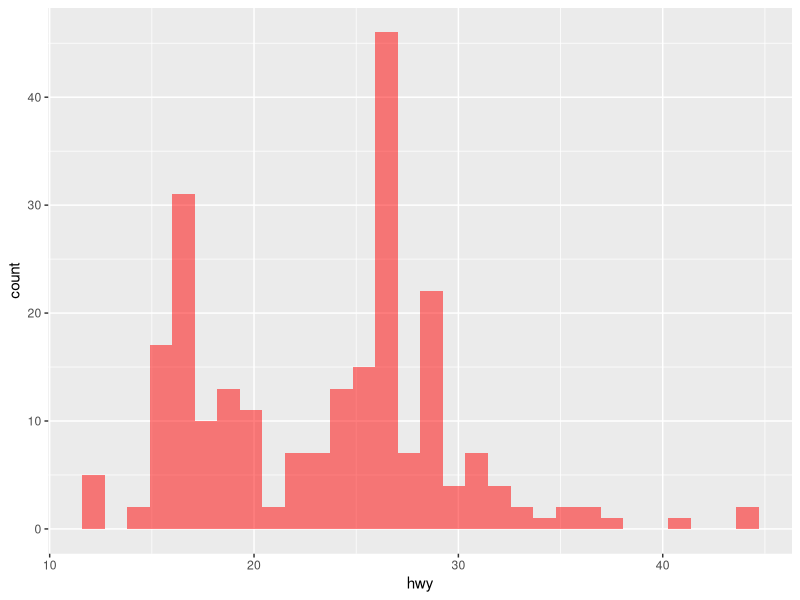
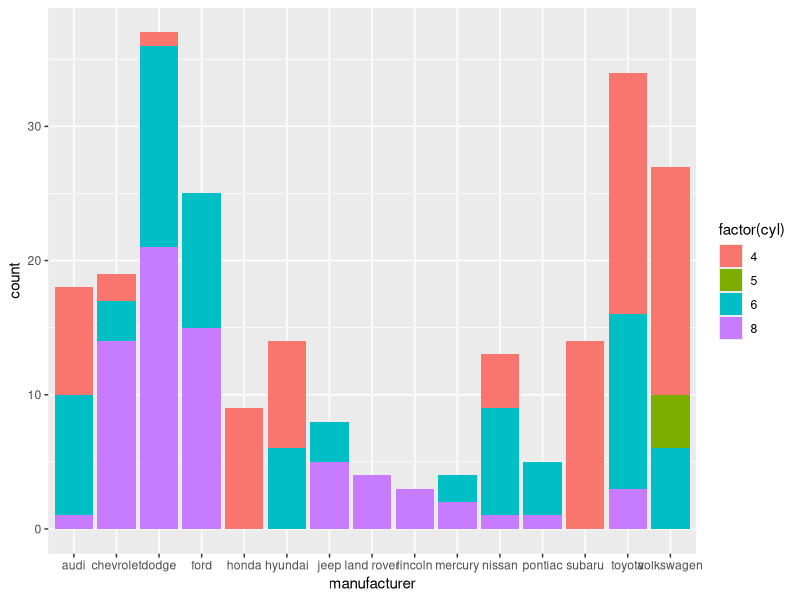
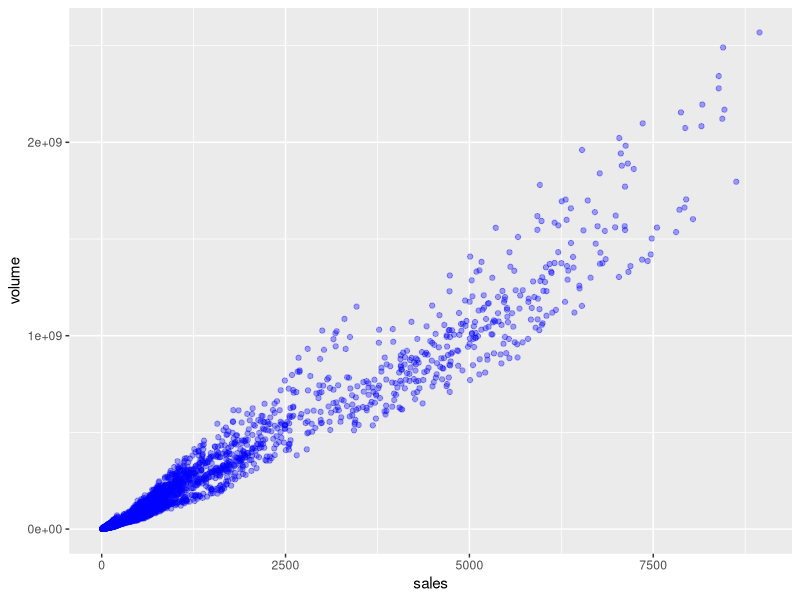
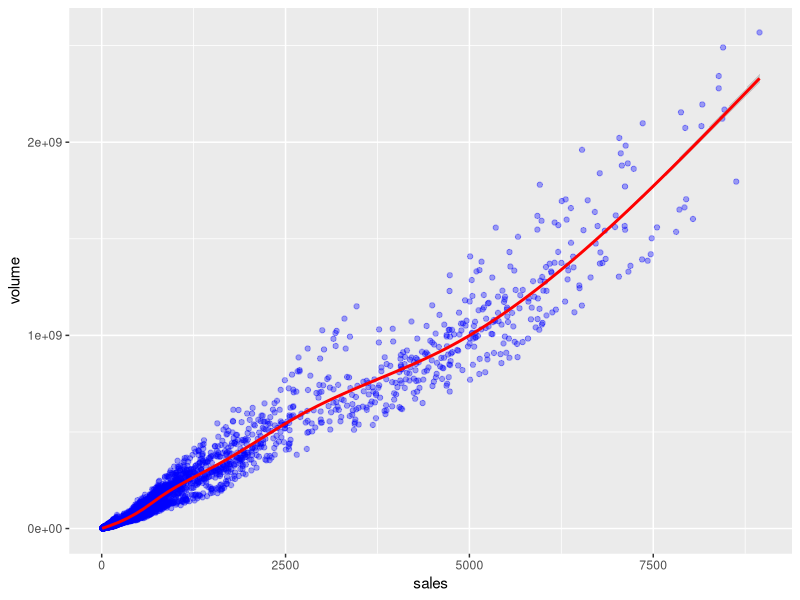

Write R code to recreate these figures, in order.
# ggplot2 Exercises
# Recreate the following plots shown below. Don't worry if your plots don't match exactly what is shown below, as long as you have a general understanding of ggplot2 and the grammar of graphics
# 
# Important Note!
#   Some of the images may be distorted from the conversion to a web format
# 
# For the first few plots, use the mpg dataset

library(ggplot2)
library(ggthemes)
head(mpg)

# Histogram of hwy mpg values:

pl <- ggplot(mpg,aes(x=hwy))
print(pl + geom_histogram(fill="red",alpha=0.5))

#Barplot of car counts per manufacturer with color fill defined by cyl count

pl1 <- ggplot(mpg,aes(x=manufacturer))
print(pl1 + geom_bar(aes(fill=factor(cyl))))


#Switch now to use the txhousing dataset that comes with ggplot2

head(txhousing)

#Create a scatterplot of volume versus sales. Afterwards play around with alpha and color arguments to clarify information.
pl2 <- ggplot(txhousing,aes(x=sales,y=volume))
pl3 <- pl2 + geom_point(color="blue",alpha=0.35)
print(pl3)
#Add a smooth fit line to the scatterplot from above. Hint: You may need to look up geom_smooth()


print(pl3+geom_smooth(color="red"))
